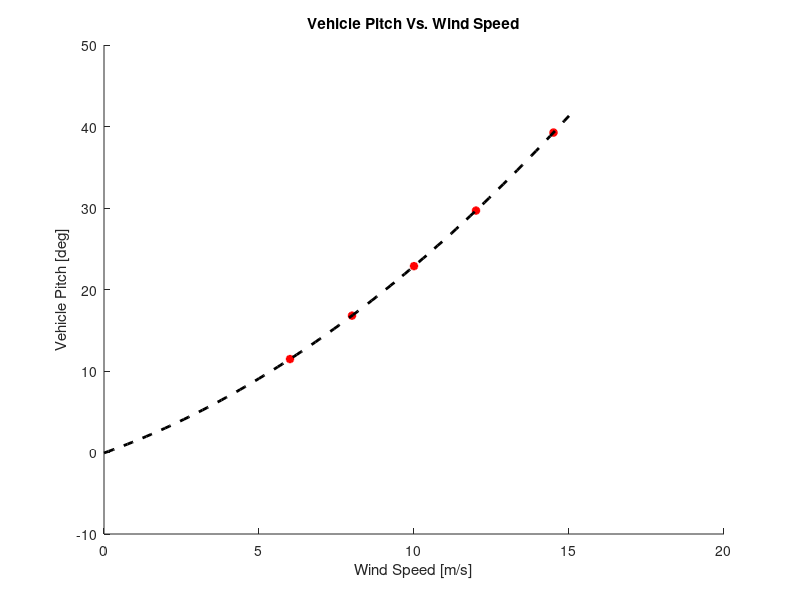

This figure's MATLAB source: (Note: this script raises an error after producing the figure.)
clear all
close all
clc

%% Setup
plot_figure = 1;
save_figure = 1;
figure_path = '~/ware_thesis_ms/figures/';

% curve fits come from power consumption wind tunnel test
p_pitch_angle = [0.001623818395810,0.023778344180720,-0.001041356196381];
p_pitch_command = [1.401162989770157e+02,2.078944176127368e+03];
p_thrust_command = [-0.044416376418423,1.493297708280197,-15.008580701279511,51.539918896590060,-56.978505187505300,2.239432998935630e+03];

% pitch fit
Va = linspace(0,15);
model_pitch = polyval(p_pitch_angle,Va);

% test speeds
speeds_hover = [2,4,6,8,12,16,20,25];
speeds_forward = [2,4,6,8,10,12,14.5];

%% Populate
for i=1:length(speeds_forward)
  pitch_angle_forward(i) = rad2deg(polyval(p_pitch_angle,speeds_forward(i)));
  pitch_command_forward(i) = (polyval(p_pitch_command,speeds_forward(i)) - 2047) / 2047;
  thrust_command_forward(i) =  polyval(p_thrust_command,speeds_forward(i)) / 4095;
end

fprintf('Hover Test\n');
fprintf('Speed [m/s], Pitch Angle [deg], Pitch Command [-2047,2047], Thrust Command [0,4095]\n');
for i=1:length(speeds_hover)
  fprintf('%2.2f, %2.2f, %2.2f, %2.2f\n', speeds_hover(i), 0, 0, 2239 / 4095);
end
fprintf('\n');

fprintf('Forward Test\n');
fprintf('Speed [m/s], Pitch Angle [deg], Pitch Command [-2047,2047], Thrust Command [0,4095]\n');
for i=1:length(speeds_forward)
  fprintf('%2.2f, %2.2f, %2.2f, %2.2f\n', speeds_forward(i), pitch_angle_forward(i), pitch_command_forward(i), thrust_command_forward(i));
end

%% Plot
if plot_figure
  figure
  hold on
  
  plot(speeds_forward(3:end),pitch_angle_forward(3:end),'r*','LineWidth',2)
  plot(Va,rad2deg(model_pitch),'k--','LineWidth',2);
  
  title('Vehicle Pitch Vs. Wind Speed')
  xlabel('Wind Speed [m/s]')
  ylabel('Vehicle Pitch [deg]')
  ax = gca;
  ax.XTick = [5,7.5,10,12.5,15];
  legend('sampled','actual','Location','NorthWest')
  axis([5,15,5,45])
  hold off
  
  if save_figure
%     set(gcf,'units','inches','paperposition',[0 0 1 1])
    saveas(gcf,strcat(figure_path,'wspi_wind_pitch.eps'),'epsc')
  end
end